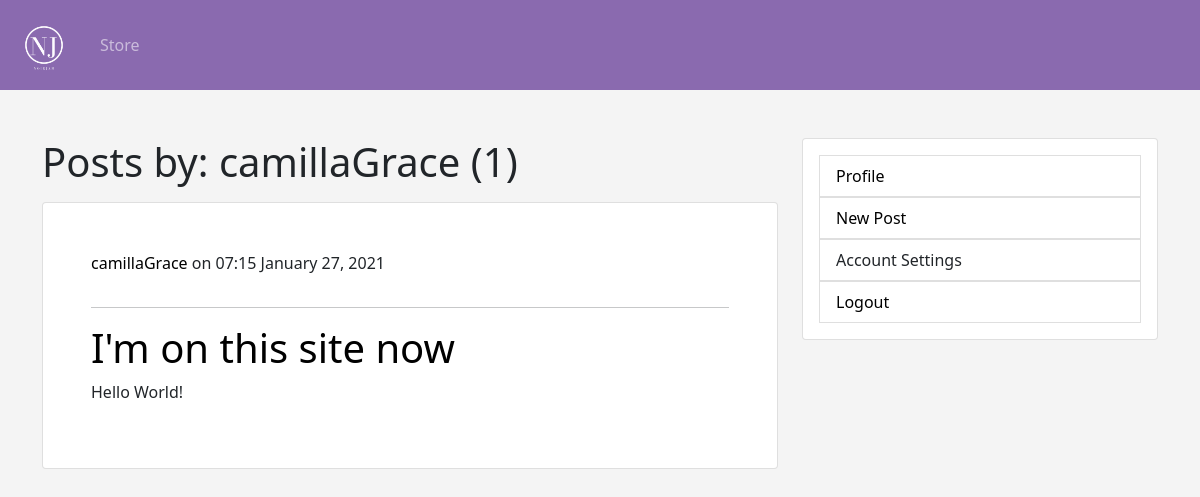
The page /social/user/camillaGrace (signed in) on the database its author committed.
### blog/models.py (models this page shows, shortened)
class Post(models.Model):
    title = models.CharField(max_length=100)
    content = models.TextField()
    date_posted = models.DateTimeField(default=timezone.now)
    author = models.ForeignKey(User, on_delete=models.CASCADE)

### blog/views.py (the view)
# urls.py: path("user/<str:username>", UserPostListView.as_view(), name="user-posts"),
class UserPostListView(ListView):
    model = Post
    template_name = "blog/user_posts.html"
    context_object_name = "posts"
    paginate_by = 10
    def get_queryset(self):
        user = get_object_or_404(User, username=self.kwargs.get("username"))
        return Post.objects.filter(author=user).order_by("-date_posted")

### blog/templates/blog/user_posts.html (shortened to what this page needs)
{% extends 'blog/base.html' %}
{% block content %}
<h1 class="mb-3">Posts by: {{ view.kwargs.username }} ({{ page_obj.paginator.count }})</h1>
{% for post in posts %}
    <div class="card mb-5 p-5">
            <p><a href="{% url 'user-posts' post.author.username%}" class="username">{{ post.author }}</a> on {{ post.date_posted|date:'h:i F d, Y' }}</p>
            <hr>
            <a class="blog-title" href="{% url 'post-detail' post.id %}">
                <h1>{{ post.title }}</h1>
            </a>
            <p>{{ post.content}}</p>
        </div>
    {% endfor %}
{% endblock content %}

### static/css/style.css (style rules this page uses)
* { box-sizing: border-box; padding: 0; margin: 0; }
body { background: rgba(200, 200, 200, 0.2); }
a { text-decoration: none; color: black; }
.blog-title { text-decoration: none; }
.username { color: black; }

### rows shown on the page
Post: author "camillaGrace", date_posted "07:15 January 27, 2021", title "I'm on this site now", content "Hello World!"

### other values the page prints
{{ view.kwargs.username }} "camillaGrace"
{{ page_obj.paginator.count }} "1"
